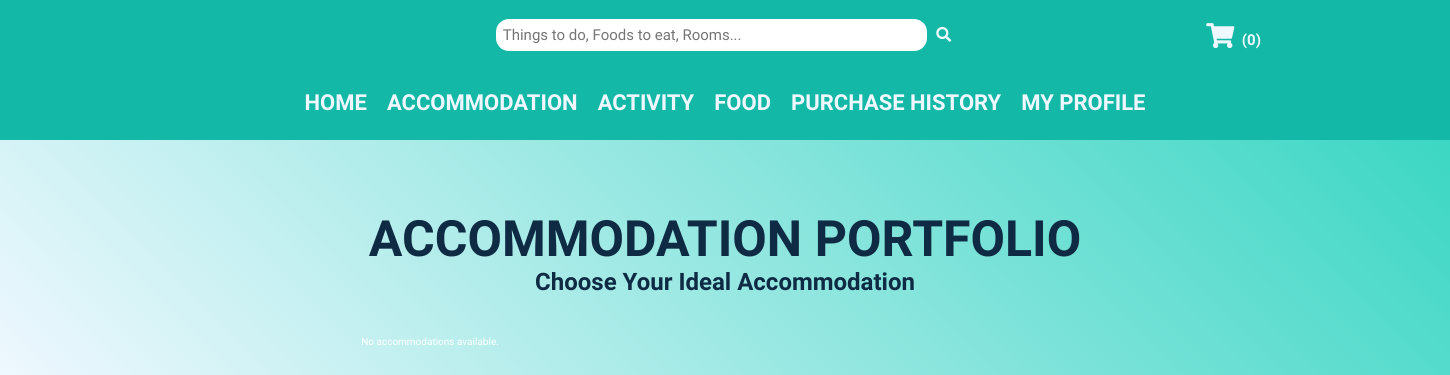
The page /MODULES/ACCOMMODATION_MODULE/accommodationList.php on the database as committed earlier.
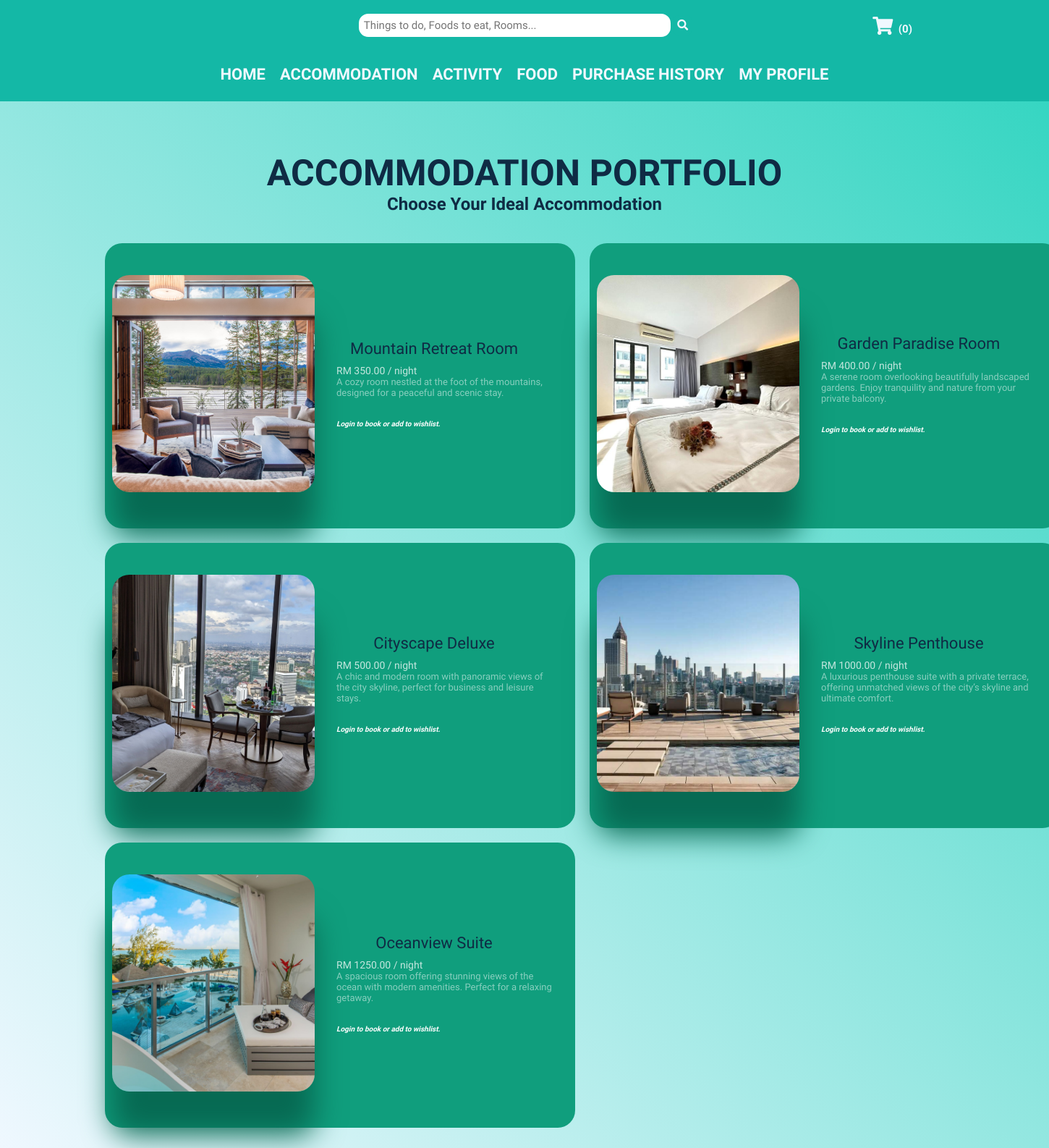
The same page on the database as committed later.
### tables this page shows
CREATE TABLE `accommodation` (
  `accommodationID` int(11) NOT NULL,
  `accommodationName` varchar(255) NOT NULL,
  `accommodationImg` varchar(255) NOT NULL,
  `accommodationDesc` varchar(1000) NOT NULL,
  `accommodationPrice` decimal(8,2) NOT NULL
);

### MODULES/ACCOMMODATION_MODULE/accommodationList.php (the view, shortened to what this page needs)
<?php
  include("../../../SMMS/CONFIG/config.php");
  if (isset($_GET['id'])) {
    $accommodationID = intval($_GET['id']);
    $sql_accommodation = "SELECT a.accommodationID, a.accommodationName, a.accommodationDesc, a.accommodationPrice, a.accommodationImg
    FROM accommodation a
    WHERE a.accommodationID = $accommodationID";
    $accommodationResult = mysqli_query($conn, $sql_accommodation);
    if ($accommodationResult && mysqli_num_rows($accommodationResult) > 0) {
      $accommodationDetails = mysqli_fetch_assoc($accommodationResult);
    } else {
      echo '<p>Accommodation not found.</p>';
    }
  }
  else {
    $sortOption = "ORDER BY accommodationPrice ASC";
    $sql_accommodation = "SELECT * FROM accommodation $sortOption";
    $result = mysqli_query($conn, $sql_accommodation);
    $rowcount = mysqli_num_rows($result);
  }
?>
<!DOCTYPE html>
<html lang="en">
  <head>
    <link rel="stylesheet" href="https://cdnjs.cloudflare.com/ajax/libs/font-awesome/5.15.4/css/all.min.css">
    <link rel="stylesheet" href="../../../SMMS/CSS/MISC/utils.css">
    <link rel="stylesheet" href="../../../SMMS/CSS/MISC/topNav.css">
    <link rel="stylesheet" href="../../../SMMS/CSS/MISC/topHeader.css">
    <link rel="stylesheet" href="../../../SMMS/CSS/USER/accommodation.css">
  </head>
  <body>
    <?php include '../../INCLUDES/topHeader.php'; ?>
    <?php include '../../INCLUDES/userNav.php'; ?>
    <section class="product">
      <h1 id="section-title">ACCOMMODATION PORTFOLIO</h1>
      <h2>Choose Your Ideal Accommodation</h2>
      <?php if (isset($accommodationDetails)): ?>
        <div class="centered-card">
          <div class="card">
            <?php
              $imageURL = BASE_URL . '/' . $accommodationDetails["accommodationImg"];
            ?>
            <img src="<?php echo $imageURL; ?>" alt="<?php echo htmlspecialchars($accommodationDetails["accommodationName"]); ?>">
            <div>
              <h2><?php echo htmlspecialchars($accommodationDetails["accommodationName"]); ?></h2>
              <h3>RM <?php echo htmlspecialchars($accommodationDetails["accommodationPrice"]); ?> / night</h3>
              <p><?php echo htmlspecialchars($accommodationDetails["accommodationDesc"]); ?></p>
              <div class="socials">
              <?php if (isset($_SESSION['UID'])): ?>
                <form method="post" action="../../MODULES/RESERVATION_MODULE/accommodationForm.php">
                  <input type="hidden" name="accommodationID" value="<?php echo $accommodationDetails['accommodationID']; ?>">
                  <button><i class="fa fa-bed"></i> Book Now</button>
                </form><br><br>
                <form method="post" action="../WISHLIST_MODULE/wishlist.php">
                  <input type="hidden" name="itemType" value="accommodation">
                  <input type="hidden" name="itemID" value="<?php echo htmlspecialchars($accommodationDetails['accommodationID']); ?>">
                  <input type="hidden" name="itemName" value="<?php echo htmlspecialchars($accommodationDetails['accommodationName']); ?>">
                  <input type="hidden" name="itemPrice" value="<?php echo htmlspecialchars($accommodationDetails['accommodationPrice']); ?>">
                  <input type="hidden" name="itemImg" value="<?php echo htmlspecialchars($accommodationDetails['accommodationImg']); ?>">
                  <button type="submit" class="wishlist-button">
                      <i class="fa fa-heart"></i> Add to Wishlist
                  </button>
                </form>
              <?php else: ?>
                <h4><i>Login to book accommodation.</i></h4>
              <?php endif; ?>
              </div>
            </div>
          </div>
        </div>
        <?php else: ?>
          <div class="product-container">
            <?php
            if ($rowcount > 0) {
              while ($accommodation = mysqli_fetch_assoc($result)) {
                $imageURL = BASE_URL . '/' . $accommodation["accommodationImg"];
                echo '<div class="card">';
                  echo '<img src="' . $imageURL . '" alt="' . htmlspecialchars($accommodation["accommodationName"]) . '">';
                  echo '<div>';
                  echo '<h2>' . htmlspecialchars($accommodation["accommodationName"]) . '</h2>';
                  echo '<h3>RM ' . htmlspecialchars($accommodation["accommodationPrice"]) . ' / night</h3>';
                  echo '<p>' . htmlspecialchars($accommodation["accommodationDesc"]) . '</p>';
                echo '<div class="socials">';
                if (isset($_SESSION['UID'])) {
                  echo '<form method="post" action="../../MODULES/RESERVATION_MODULE/accommodationForm.php">
                          <input type="hidden" name="accommodationID" value="' . $accommodation['accommodationID'] . '">
                          <button><i class="fa fa-bed"></i> Book Now</button>
                        </form><br><br>';
                  echo '<form method="post" action="../WISHLIST_MODULE/wishlist.php">
                          <input type="hidden" name="itemType" value="accommodation">
                          <input type="hidden" name="itemID" value="' . $accommodation['accommodationID'] . '">
                          <input type="hidden" name="itemName" value="' . htmlspecialchars($accommodation["accommodationName"]) . '">
                          <input type="hidden" name="itemPrice" value="' . htmlspecialchars($accommodation["accommodationPrice"]) . '">
                          <input type="hidden" name="itemImg" value="' . htmlspecialchars($accommodation["accommodationImg"]) . '">
                          <button type="submit" class="wishlist-button">
                              <i class="fa fa-heart"></i> Add to Wishlist
                          </button>
                        </form>';
              } else {
                  echo '<h4><i>Login to book or add to wishlist.</i></h4>';
              }
              echo '</div>';
              echo '</div>';
              echo '</div>';
              }
            }
            else {
              echo '<p id="product-not-found">No accommodations available.</p>';
            }
            ?>
          </div>
        <?php endif; ?>
    </section>
  </body>
</html>

### INCLUDES/topHeader.php (shortened to what this page needs)
<div class="topHeader">
  <div class="left"></div>
  <div class="mid">
  <form action="../SEARCH_FILTER_MODULE/search.php" method="post">
        <input type="search" placeholder="Things to do, Foods to eat, Rooms..." name="search_text" required>
        <button type="submit" aria-label="Search"><i class="fa fa-search"></i></button>
    </form>
  </div>
  <div class="right">
    <a href="../RESERVATION_MODULE/cart_action.php">
    <div class="cart-icon">
      <i class="fas fa-shopping-cart" id="cart-icon"></i>
      <?php
          if (isset($_SESSION["cart_item"])) {
            $countItem = count($_SESSION["cart_item"]);
            echo "<b>($countItem)</b>";
          } else {
            echo "<b id='cart-count'>(0)</b>";
          }
        ?>
    </div>
    </a>
  </div>
</div>

### INCLUDES/userNav.php (shortened to what this page needs)
<div class="topNav">
  <nav class="navbar">
    <a href="../../MODULES/USER_MANAGEMENT_MODULE/userHome.php">HOME</a>
    <a href="../../MODULES/ACCOMMODATION_MODULE/accommodationList.php">ACCOMMODATION</a>
    <a href="../../MODULES/ACTIVITY_MODULE/activityList.php">ACTIVITY</a>
    <a href="../../MODULES/FOOD_MODULE/foodList.php">FOOD</a>
    <a href="../../MODULES/RESERVATION_MODULE/purchase_history.php">PURCHASE HISTORY</a>
    <a href="../../MODULES/USER_MANAGEMENT_MODULE/profile.php">MY PROFILE</a>
  </nav>
</div>

### CSS/MISC/utils.css (style rules this page uses)
:root { --teal-100: #ccfbf1; --teal-200: #99f6e4; --teal-300: #5eead4; --teal-400: #2dd4bf; --teal-500: #14b8a6; --jade-100: #19d6aa; --jade-200: #14ba93; --jade-300: #109e7d; --jade-400: #0b8468; --jade-500: #076a53; --black: #070504; --black-shadow: 0px 4px 4px rgba(0, 0, 0, 0.25); --aliceblue: #f0f8ff; }
* { font-family: 'Quicksand', sans-serif; margin: 0; padding: 0; box-sizing: border-box; outline: none; border: none; text-decoration: none; }
html { font-size: 62.5%; overflow-x: hidden; background-color: var(--teal-100); }

### CSS/MISC/topNav.css (style rules this page uses)
.topNav { position: sticky; top: 7rem; margin: 0; padding: 0; z-index: 1; height: 7rem; background-color: var(--teal-500); justify-content: center; }
.topNav .navbar { display: flex; margin: 0; padding: 2rem; justify-content: center; }
.topNav .navbar a { color: var(--aliceblue); font-size: 2.2rem; font-weight: bold; padding: 0rem 1rem; transition: 0.75s; }

### CSS/MISC/topHeader.css (style rules this page uses)
.topHeader { position: sticky; top: 0; margin: 0; padding: 0.2rem; z-index: 1; height: 7rem; background-color: var(--teal-500); justify-content: center; display: flex; flex-direction: row; transition: 0.75s; }
.left { width: 30%; display: flex; align-items: center; justify-content: center; transition: 0.75s; }
.mid { width: 40%; display: flex; align-items: center; justify-content: center; transition: 0.75s; }
.mid input { padding: 0.7rem; border: 0.2rem solid var(--teal-500); border-radius: 1.5rem; font-size: 1.5rem; width: 30vw; transition: 0.75s; }
.mid button { padding: 0.5rem; border: none; background-color: var(--teal-500); color: var(--aliceblue); cursor: pointer; font-size: 1.5rem; border-radius: 0.7rem; }
.right { width: 30%; display: flex; align-items: center; justify-content: center; transition: 0.75s; }
.right i { font-size: 2.5rem; position: relative; padding: 0.5rem; color: var(--aliceblue); cursor: pointer; transition: 0.75s; }
#cart-count { color: var(--aliceblue); font-size: 1.5rem; }

### CSS/USER/accommodation.css (style rules this page uses)
#section-title { margin-top: 7rem; text-align: center; font-size: 5rem; font-weight: bold; color: #0f2b44; }
* { box-sizing: border-box; }
:root { --gradient: linear-gradient(45deg, #f0f8ff, #2dd4bf); --card: #109e7d; }
body { background: var(--gradient); color: #ffffff; font-family: "Poppins"; }
h2 { font-size: 24px; color: #0f2b44; text-align: center; margin: 0; padding: 0px; }
.product-container { display: grid; grid-template-columns: repeat(2, 1fr); gap: 20px; padding: 40px 10%; justify-items: center; }
.card { display: inline-flex; align-items: center; width: 100vw; max-width: 650px; padding: 44px 30px 50px 70px; background: var(--card); border-radius: 24px; transition: transform 0.3s ease, box-shadow 0.3s ease; }
.card img { max-width: 280px; width: 36vw; height: 300px; object-fit: cover; margin-left: -60px; margin-right: 30px; border-radius: inherit; box-shadow: 0 60px 40px #076a53; transition: border-radius 0.5s; }
.card h2 { font-size: 22px; font-weight: 400; margin-top: 0; margin-right: 30px; margin-bottom: 10px; }
.card h3 { font-size: 14px; font-weight: 400; margin: 0; opacity: 0.75; }
.card p { font-size: 13px; font-weight: 400; margin-bottom: 30px; opacity: 0.5; }

Rows that differ between the two databases and show on the page:
added accommodation: accommodationImg (picture), accommodationName "Mountain Retreat Room", accommodationPrice "350.00", accommodationDesc "A cozy room nestled at the foot of the mountains, designed for a peaceful and scenic stay."
added accommodation: accommodationImg (picture), accommodationName "Garden Paradise Room", accommodationPrice "400.00", accommodationDesc "A serene room overlooking beautifully landscaped gardens. Enjoy tranquility and nature from your private balcony."
added accommodation: accommodationImg (picture), accommodationName "Cityscape Deluxe", accommodationPrice "500.00", accommodationDesc "A chic and modern room with panoramic views of the city skyline, perfect for business and leisure stays."
added accommodation: accommodationImg (picture), accommodationName "Skyline Penthouse", accommodationPrice "1000.00", accommodationDesc "A luxurious penthouse suite with a private terrace, offering unmatched views of the city’s skyline and ultimate comfort."
added accommodation: accommodationImg (picture), accommodationName "Oceanview Suite", accommodationPrice "1250.00", accommodationDesc "A spacious room offering stunning views of the ocean with modern amenities. Perfect for a relaxing getaway."
Other text that changed with them:
text no longer shown: "No accommodations available."
